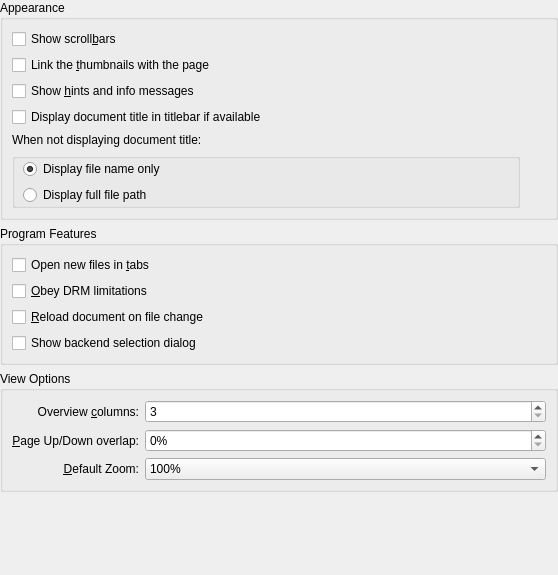
<?xml version="1.0" encoding="UTF-8"?>
<ui version="4.0">
 <class>DlgGeneralBase</class>
 <widget class="QWidget" name="DlgGeneralBase">
  <property name="geometry">
   <rect>
    <x>0</x>
    <y>0</y>
    <width>558</width>
    <height>575</height>
   </rect>
  </property>
  <layout class="QVBoxLayout">
   <property name="margin">
    <number>0</number>
   </property>
   <item>
    <widget class="QGroupBox" name="groupBox">
     <property name="title">
      <string>Appearance</string>
     </property>
     <layout class="QHBoxLayout">
      <property name="spacing">
       <number>6</number>
      </property>
      <property name="margin">
       <number>9</number>
      </property>
      <item>
       <layout class="QVBoxLayout">
        <property name="spacing">
         <number>6</number>
        </property>
        <property name="margin">
         <number>0</number>
        </property>
        <item>
         <widget class="QCheckBox" name="kcfg_ShowScrollBars">
          <property name="text">
           <string>Show scroll&amp;bars</string>
          </property>
         </widget>
        </item>
        <item>
         <widget class="QCheckBox" name="kcfg_SyncThumbnailsViewport">
          <property name="enabled">
           <bool>true</bool>
          </property>
          <property name="text">
           <string>Link the &amp;thumbnails with the page</string>
          </property>
         </widget>
        </item>
        <item>
         <widget class="QCheckBox" name="kcfg_ShowOSD">
          <property name="text">
           <string>Show &amp;hints and info messages</string>
          </property>
         </widget>
        </item>
        <item>
         <widget class="QCheckBox" name="kcfg_DisplayDocumentTitle">
          <property name="text">
           <string>Display document title in titlebar if available</string>
          </property>
         </widget>
        </item>
        <item>
         <widget class="QLabel" name="label">
          <property name="text">
           <string>When not displaying document title:</string>
          </property>
         </widget>
        </item>
        <item>
         <widget class="KButtonGroup" name="kcfg_DisplayDocumentNameOrPath">
          <property name="flat">
           <bool>true</bool>
          </property>
          <property name="current" stdset="0">
           <number>0</number>
          </property>
          <layout class="QVBoxLayout" name="verticalLayout_3">
           <property name="leftMargin">
            <number>8</number>
           </property>
           <property name="topMargin">
            <number>0</number>
           </property>
           <property name="bottomMargin">
            <number>0</number>
           </property>
           <item>
            <widget class="QRadioButton" name="radioFileName">
             <property name="text">
              <string>Display file name only</string>
             </property>
             <property name="checked">
              <bool>true</bool>
             </property>
            </widget>
           </item>
           <item>
            <widget class="QRadioButton" name="radioFilePath">
             <property name="text">
              <string>Display full file path</string>
             </property>
             <property name="checked">
              <bool>false</bool>
             </property>
            </widget>
           </item>
          </layout>
         </widget>
        </item>
        <item>
         <layout class="QVBoxLayout" name="verticalLayout">
          <property name="leftMargin">
           <number>4</number>
          </property>
          <property name="topMargin">
           <number>0</number>
          </property>
         </layout>
        </item>
       </layout>
      </item>
      <item>
       <layout class="QVBoxLayout">
        <property name="spacing">
         <number>6</number>
        </property>
        <property name="margin">
         <number>0</number>
        </property>
        <item>
         <widget class="QLabel" name="pixmapLabel1_2">
          <property name="sizePolicy">
           <sizepolicy hsizetype="Fixed" vsizetype="Fixed">
            <horstretch>0</horstretch>
            <verstretch>0</verstretch>
           </sizepolicy>
          </property>
         </widget>
        </item>
        <item>
         <spacer>
          <property name="orientation">
           <enum>Qt::Vertical</enum>
          </property>
          <property name="sizeType">
           <enum>QSizePolicy::Minimum</enum>
          </property>
          <property name="sizeHint" stdset="0">
           <size>
            <width>20</width>
            <height>1</height>
           </size>
          </property>
         </spacer>
        </item>
       </layout>
      </item>
     </layout>
    </widget>
   </item>
   <item>
    <widget class="QGroupBox" name="groupBox_2">
     <property name="title">
      <string>Program Features</string>
     </property>
     <layout class="QHBoxLayout">
      <property name="spacing">
       <number>6</number>
      </property>
      <property name="margin">
       <number>9</number>
      </property>
      <item>
       <layout class="QVBoxLayout">
        <property name="spacing">
         <number>6</number>
        </property>
        <property name="margin">
         <number>0</number>
        </property>
        <item>
         <widget class="QCheckBox" name="kcfg_ShellOpenFileInTabs">
          <property name="text">
           <string>Open new files in &amp;tabs</string>
          </property>
         </widget>
        </item>
        <item>
         <widget class="QCheckBox" name="kcfg_ObeyDRM">
          <property name="text">
           <string>&amp;Obey DRM limitations</string>
          </property>
         </widget>
        </item>
        <item>
         <widget class="QCheckBox" name="kcfg_WatchFile">
          <property name="text">
           <string>&amp;Reload document on file change</string>
          </property>
         </widget>
        </item>
        <item>
         <widget class="QCheckBox" name="kcfg_ChooseGenerators">
          <property name="text">
           <string>Show backend selection dialog</string>
          </property>
         </widget>
        </item>
       </layout>
      </item>
      <item>
       <layout class="QVBoxLayout">
        <property name="spacing">
         <number>6</number>
        </property>
        <property name="margin">
         <number>0</number>
        </property>
        <item>
         <widget class="QLabel" name="pixmapLabel1_2_2">
          <property name="sizePolicy">
           <sizepolicy hsizetype="Fixed" vsizetype="Fixed">
            <horstretch>0</horstretch>
            <verstretch>0</verstretch>
           </sizepolicy>
          </property>
         </widget>
        </item>
        <item>
         <spacer>
          <property name="orientation">
           <enum>Qt::Vertical</enum>
          </property>
          <property name="sizeType">
           <enum>QSizePolicy::Minimum</enum>
          </property>
          <property name="sizeHint" stdset="0">
           <size>
            <width>20</width>
            <height>1</height>
           </size>
          </property>
         </spacer>
        </item>
       </layout>
      </item>
     </layout>
    </widget>
   </item>
   <item>
    <widget class="QGroupBox" name="groupBox_3">
     <property name="title">
      <string>View Options</string>
     </property>
     <layout class="QGridLayout" name="gridLayout" columnstretch="0,1">
      <item row="0" column="0">
       <widget class="QLabel" name="columnLabel">
        <property name="text">
         <string>Overview &amp;columns:</string>
        </property>
        <property name="alignment">
         <set>Qt::AlignRight|Qt::AlignTrailing|Qt::AlignVCenter</set>
        </property>
        <property name="buddy">
         <cstring>kcfg_ViewColumns</cstring>
        </property>
       </widget>
      </item>
      <item row="0" column="1">
       <widget class="KIntSpinBox" name="kcfg_ViewColumns">
        <property name="minimum">
         <number>3</number>
        </property>
        <property name="maximum">
         <number>10</number>
        </property>
       </widget>
      </item>
      <item row="1" column="0">
       <widget class="QLabel" name="scrollOverlapLabel">
        <property name="toolTip">
         <string>Defines how much of the current viewing area will still be visible when pressing the Page Up/Down keys.</string>
        </property>
        <property name="text">
         <string>&amp;Page Up/Down overlap:</string>
        </property>
        <property name="alignment">
         <set>Qt::AlignRight|Qt::AlignTrailing|Qt::AlignVCenter</set>
        </property>
        <property name="buddy">
         <cstring>kcfg_ScrollOverlap</cstring>
        </property>
       </widget>
      </item>
      <item row="1" column="1">
       <widget class="KIntSpinBox" name="kcfg_ScrollOverlap">
        <property name="suffix">
         <string>%</string>
        </property>
        <property name="maximum">
         <number>50</number>
        </property>
        <property name="singleStep">
         <number>5</number>
        </property>
       </widget>
      </item>
      <item row="2" column="0">
       <widget class="QLabel" name="label_3">
        <property name="toolTip">
         <string>Defines the default zoom mode for files which were never opened before.
For files which were opened before the previous zoom is applied.</string>
        </property>
        <property name="whatsThis">
         <string comment="@info:whatsthis">Defines the default zoom mode for files which were never opened before.
For files which were opened before the previous zoom is applied.</string>
        </property>
        <property name="text">
         <string>&amp;Default Zoom:</string>
        </property>
        <property name="alignment">
         <set>Qt::AlignRight|Qt::AlignTrailing|Qt::AlignVCenter</set>
        </property>
        <property name="buddy">
         <cstring>kcfg_ZoomMode</cstring>
        </property>
       </widget>
      </item>
      <item row="2" column="1">
       <widget class="QComboBox" name="kcfg_ZoomMode">
        <property name="toolTip">
         <string>Defines the default zoom mode for files which were never opened before.
For files which were opened before the previous zoom is applied.</string>
        </property>
        <property name="whatsThis">
         <string comment="@info:whatsthis">Defines the default zoom mode for files which were never opened before.
For files which were opened before the previous zoom is applied.</string>
        </property>
        <item>
         <property name="text">
          <string>100%</string>
         </property>
        </item>
        <item>
         <property name="text">
          <string>Fit Width</string>
         </property>
        </item>
        <item>
         <property name="text">
          <string>Fit Page</string>
         </property>
        </item>
        <item>
         <property name="text">
          <string>Auto Fit</string>
         </property>
        </item>
       </widget>
      </item>
     </layout>
    </widget>
   </item>
   <item>
    <spacer>
     <property name="orientation">
      <enum>Qt::Vertical</enum>
     </property>
     <property name="sizeHint" stdset="0">
      <size>
       <width>20</width>
       <height>4</height>
      </size>
     </property>
    </spacer>
   </item>
  </layout>
 </widget>
 <customwidgets>
  <customwidget>
   <class>KButtonGroup</class>
   <extends>QGroupBox</extends>
   <header>kbuttongroup.h</header>
   <container>1</container>
  </customwidget>
  <customwidget>
   <class>KIntSpinBox</class>
   <extends>QSpinBox</extends>
   <header>knuminput.h</header>
  </customwidget>
 </customwidgets>
 <includes>
  <include location="global">kiconloader.h</include>
 </includes>
 <connections/>
</ui>
